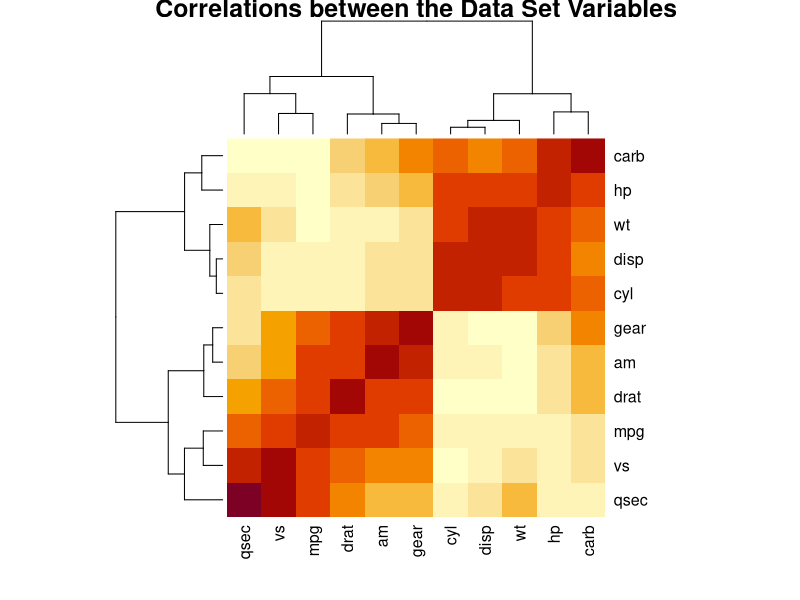
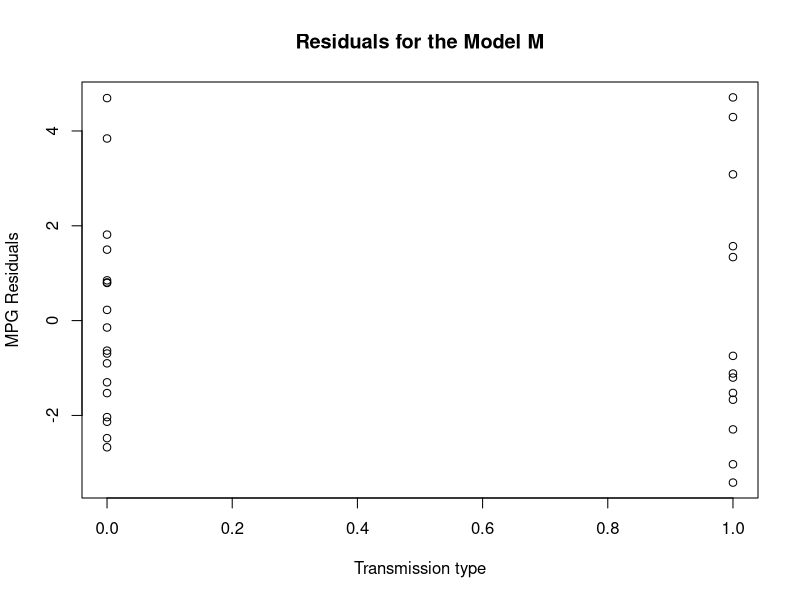

Here is the R script that generated these plots, in order:
## ---- chunk 1
data (mtcars)
mtcars = mtcars[rownames(mtcars) != "Merc 240D",]
fit0 <- lm (mpg ~ am, mtcars)
fit.all <- lm (mpg ~ am + wt + qsec + wt + drat + gear + disp + cyl + carb + hp, mtcars)
## ---- chunk 2
eliminate <- function (var) {
  model <- lm (paste ("mpg ~ am + ", var), mtcars)
  c (anova (fit0, model)$"Pr(>F)"[2], var)
}
ms <- lapply (setdiff (names (mtcars), c ("mpg", "am")), eliminate)
## ---- chunk 3
fit1 <- lm (mpg ~ am + wt, mtcars)
eliminate <- function (var) {
  model <- lm (paste ("mpg ~ am + wt + ", var), mtcars)
  c (anova (fit1, model)$"Pr(>F)"[2], var)
}
ms <- lapply (setdiff (names (mtcars), c ("mpg", "am", "wt", "drat", "gear")), eliminate)
## ---- chunk 4
fit2 <- lm (mpg ~ am + wt + qsec, mtcars)
eliminate <- function (var) {
  model <- lm (paste ("mpg ~ am + wt + qsec + ", var), mtcars)
  c (anova (fit2, model)$"Pr(>F)"[2], var)
}
ms <- lapply (setdiff (names (mtcars), c ("mpg", "am", "wt", "drat", "gear", "qsec", "disp")), eliminate)
fit3 <- lm (mpg ~ am + wt + qsec + carb, mtcars)
## ---- chunk 5
heatmap (cor (mtcars), main = "Correlations between the Data Set Variables")
## ---- chunk 6
plot (mtcars$am, resid (fit2), xlab = "Transmission type",
      ylab = "MPG Residuals", main = "Residuals for the Model M")
